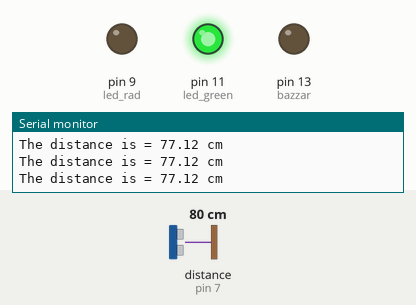
Recording of a sketch running on a simulated Arduino Uno, built with avr-gcc and run on an emulated ATmega328P. Parts: output pins drawn as LEDs (lit = HIGH), the last lines printed to the serial monitor. Wiring (inferred from the names in the program): ultrasonic range finder: trigger pin 5; echo pin 7. The test bench sets the inputs (shaded band); at power-on: distance to the obstacle (sensor on pin 7) 80 cm. The echo pulse lasts 58.3 µs per cm; pins used as bus, display or sensor lines are not drawn.

Above: at 1.2 s.
1.3 s: distance to the obstacle (sensor on pin 7) set to 17 cm
4.3 s: distance to the obstacle (sensor on pin 7) set to 14 cm
At 4.37 s:
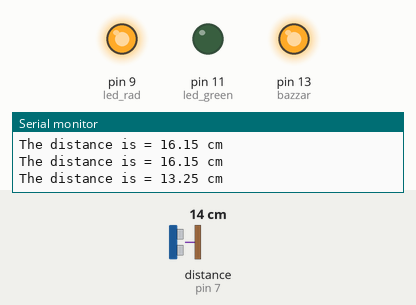
7.3 s: distance to the obstacle (sensor on pin 7) set to 18 cm
At 7.48 s:
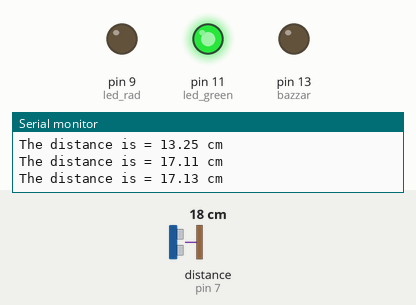
10.3 s: distance to the obstacle (sensor on pin 7) set to 2 cm
At 10.5 s:
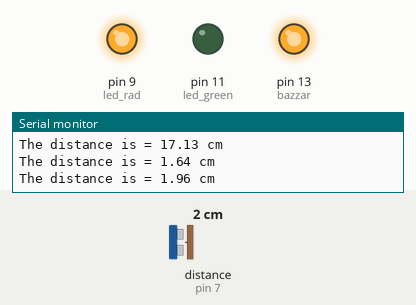
Timing chart, 0 to 13.3 s (numbered marks = the images above; inputs shaded):
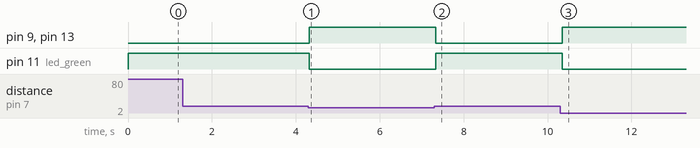

Measured:
- the behaviour switches between 16 and 15 cm on distance to the obstacle (sensor on pin 7) (found by bisection; images 0 and 1)
- after the input at 4.3 s, pin 9 (led_rad), pin 13 (bazzar): LOW → HIGH at once; pin 11 (led_green): HIGH → LOW at once
- after the input at 7.3 s, pin 9 (led_rad), pin 13 (bazzar): HIGH → LOW at once; pin 11 (led_green): LOW → HIGH at once
- after the input at 10.3 s, pin 9 (led_rad), pin 13 (bazzar): LOW → HIGH after 0.05 s; pin 11 (led_green): HIGH → LOW after 0.05 s

The sketch:

HC_SR04.ino
```cpp
int trig = 5;
int echo = 7;
int led_rad = 9;
int led_green = 11;
int bazzar= 13;
float s;
float t;
void setup()
{
  pinMode(bazzar,OUTPUT);
  pinMode(led_rad,OUTPUT);
  pinMode(led_green,OUTPUT);
  pinMode(trig, OUTPUT);
  pinMode(echo, INPUT);
  Serial.begin(9600);
}
void loop()
{
  digitalWrite(bazzar,LOW);
  digitalWrite(led_rad,LOW);
  digitalWrite(led_green,LOW);
  digitalWrite(trig,LOW);
  delay(2);
  digitalWrite(trig,HIGH);
  delayMicroseconds(10);
  digitalWrite(trig,LOW);
  t=pulseIn(echo,HIGH);
  s=(t*0.0332)/2;
  if(s>15)
  {
    digitalWrite(led_green,HIGH);
  }
  else {
        digitalWrite(led_rad,HIGH);
        digitalWrite(bazzar,HIGH);
        }
  Serial.print("The distance is = ");
  Serial.print(s);
  Serial.println(" cm");
  delay(100);
}
```
